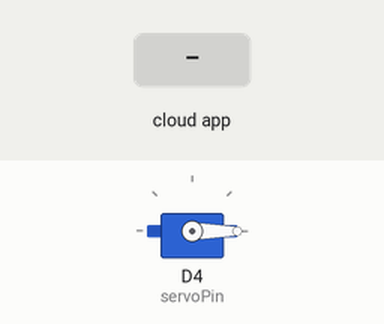
This sketch was run on a simulated ESP8266 (NodeMCU). On the bench: servo. Inputs (shaded band) come from the test bench. WiFi joins after 1.5 s; servers stay silent unless stated; the Firebase database answers and starts empty; what the sketch prints to the serial monitor is not drawn.

Above: at 2.7 s.
2.8 s: the phone or cloud app sets unlock_request to otp
At 5.0 s:
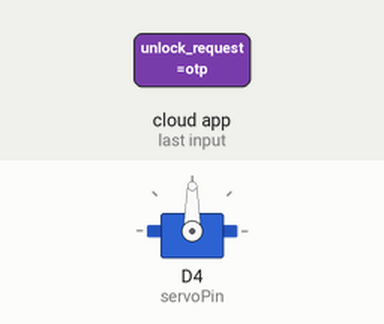
Timing chart, 0 to 10.5 s (numbered marks = the images above; inputs shaded):
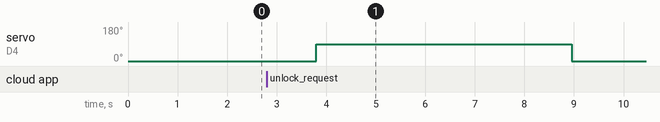

Measured:
- after the input at 2.8 s, servo on D4 (servoPin): 0° → 90° after 1.0 s, → 0° 5.2 s later

The sketch:

SmartHomeLockingSystem_NodeMcu_.cpp.ino
```cpp
#include <ESP8266WiFi.h>
#include <FirebaseArduino.h>
#include <Servo.h>

// Wi-Fi credentials
#define WIFI_SSID "Anushka"
#define WIFI_PASSWORD "Your_PASSWORD"

// Firebase credentials
#define FIREBASE_HOST "https://console.firebase.google.com/project/smarthomelock-7d0c8/database/smarthomelock-7d0c8-default-rtdb/data/~2F"
#define FIREBASE_AUTH "your_firebase_secret"

// Pin for servo motor
Servo lockServo;
int servoPin = D4;

void setup() {
  Serial.begin(9600);
  WiFi.begin(WIFI_SSID, WIFI_PASSWORD);
  Serial.print("Connecting to Wi-Fi");

  while (WiFi.status() != WL_CONNECTED) {
    Serial.print(".");
    delay(500);
  }

  Serial.println("\nConnected to Wi-Fi");
  Firebase.begin(FIREBASE_HOST, FIREBASE_AUTH);

  lockServo.attach(servoPin);
  lockServo.write(0); // Locked position
}

void loop() {
  String request = Firebase.getString("/UNLOCK/unlock_request");
  Serial.println("Unlock request: " + request);

  if (request == "otp" || request == "manual") {
    // Unlock the door
    lockServo.write(90); // Unlocked position
    Firebase.setString("/UNLOCK/status", "unlocked");
    delay(5000); // Keep unlocked for 5 seconds
    lockServo.write(0); // Lock again
    Firebase.setString("/UNLOCK/status", "locked");
    Firebase.setString("/UNLOCK/unlock_request", "none");
  }

  delay(2000); // Check every 2 seconds
}
```
